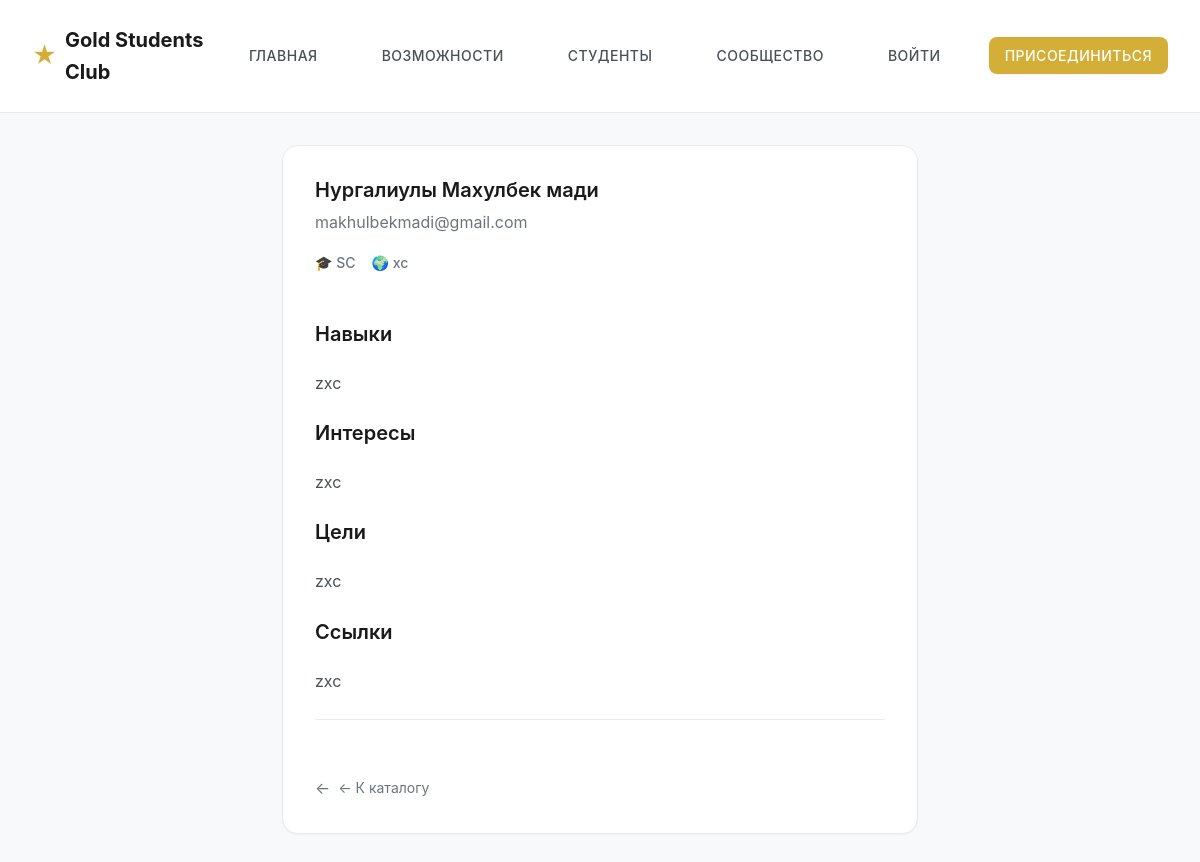
/profiles/1, run on an earlier commit of the app's database.
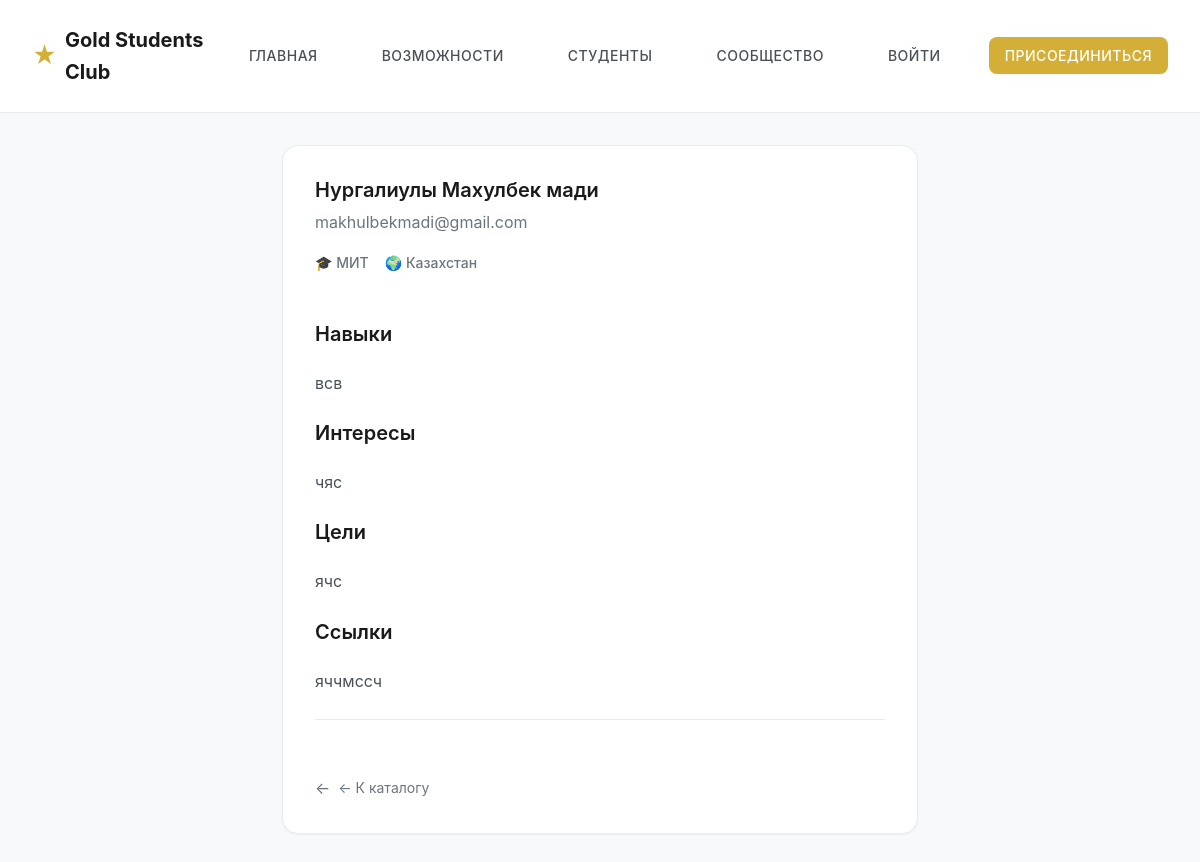
And on a later commit of the database.
### app.py (models this page shows, shortened)
class User(UserMixin, db.Model):
    id = db.Column(db.Integer, primary_key=True)
    email = db.Column(db.String(120), unique=True, nullable=False, index=True)
    password_hash = db.Column(db.String(255), nullable=True)  # nullable для старых записей
    name = db.Column(db.String(100), nullable=False)
    university = db.Column(db.String(100))
    country = db.Column(db.String(100))
    skills = db.Column(db.Text)
    goals = db.Column(db.Text)
    interests = db.Column(db.Text)
    links = db.Column(db.Text)
    status = db.Column(db.String(20), default="pending")
    role = db.Column(db.String(20), default="user")  # user, moderator, admin
    created_at = db.Column(db.DateTime, default=datetime.utcnow)
    updated_at = db.Column(db.DateTime, default=datetime.utcnow, onupdate=datetime.utcnow)

### app.py (the view)
@app.route("/profiles/<int:user_id>")
def profile_view(user_id):
    user = User.query.get_or_404(user_id)
    if user.status == "banned":
        return redirect(url_for("profiles"))
    return render_template("profile_view.html", user=user)

### templates/profile_view.html (shortened to what this page needs)
{% extends "base.html" %}
{% block content %}
    <div class="container-narrow">
        <div class="card">
            <h1 class="card-title">{{ user.name }}</h1>
            <p class="text-muted">{{ user.email }}</p>
            <div class="card-subtitle">
                {% if user.university %}<span>🎓 {{ user.university }}</span>{% endif %}
                {% if user.country %}<span>🌍 {{ user.country }}</span>{% endif %}
            </div>
            {% if user.skills %}
                <h4 class="mt-4">Навыки</h4>
                <p class="card-text">{{ user.skills }}</p>
            {% endif %}
            {% if user.interests %}
                <h4>Интересы</h4>
                <p class="card-text">{{ user.interests }}</p>
            {% endif %}
            {% if user.goals %}
                <h4>Цели</h4>
                <p class="card-text">{{ user.goals }}</p>
            {% endif %}
            {% if user.links %}
                <h4>Ссылки</h4>
                <p class="card-text">{{ user.links }}</p>
            {% endif %}
            <div class="card-footer">
                <a href="{{ url_for('profiles') }}" class="back-link">← К каталогу</a>
            </div>
        </div>
    </div>
{% endblock %}

What changed in the data, as far as the page shows it:
changed User "Нургалиулы Махулбек мади": university "SC" → "МИТ"; country "xc" → "Казахстан"; skills "zxc" → "всв"; interests "zxc" → "чяс"; goals "zxc" → "ячс"; links "zxc" → "яччмссч"
